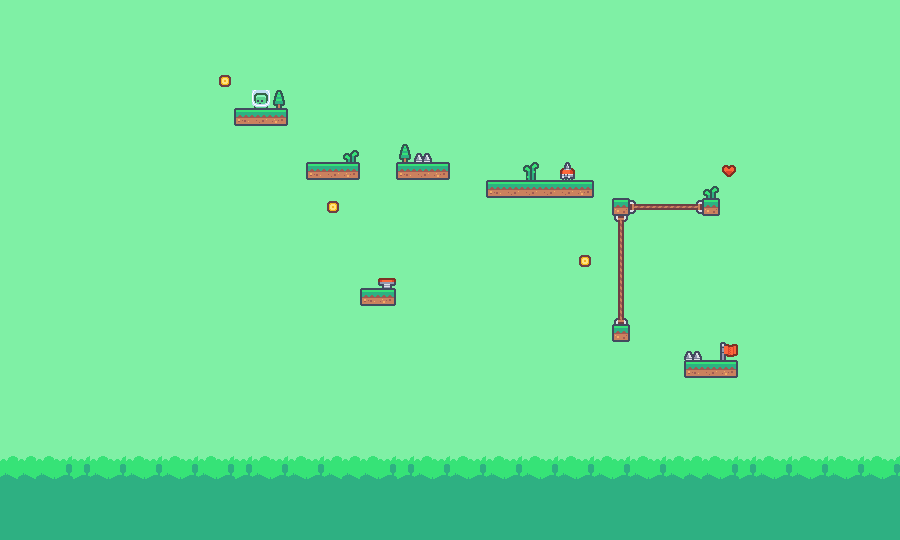

Below is a game level as drawn by its tile map, then a one-line description and the .tmx that defines it (tile-layer data replaced by summaries):
An orthogonal 50x30 tile map with 18x18 px tiles, 4 tile layers (backdrop, background, level, foreground), 2 tilesets.

<map version="1.10" tiledversion="1.11.2" orientation="orthogonal" renderorder="right-down" width="50" height="30" tilewidth="18" tileheight="18" infinite="0" nextlayerid="5" nextobjectid="1">
 <editorsettings>
  <export target="../../Platformer (versio 6)/assets/tutorial.json" format="json" />
 </editorsettings>
 <tileset firstgid="1" name="Level" tilewidth="18" tileheight="18" tilecount="64" columns="8">
  <image source="images/tiles/tilemap.png" width="144" height="144" />
  <tile id="0">
   <properties>
    <property name="bodyType" value="static" />
    <property name="bounce" type="float" value="0" />
    <property name="friction" type="float" value="0" />
    <property name="id" value="platform" />
   </properties>
  </tile>
  <tile id="1">
   <properties>
    <property name="bodyType" value="static" />
    <property name="bounce" type="float" value="0" />
    <property name="friction" type="float" value="0" />
    <property name="id" value="platform" />
   </properties>
  </tile>
  <tile id="2">
   <properties>
    <property name="bodyType" value="static" />
    <property name="bounce" type="float" value="0" />
    <property name="friction" type="float" value="0" />
    <property name="id" value="platform" />
   </properties>
  </tile>
  <tile id="3">
   <properties>
    <property name="bodyType" value="static" />
    <property name="bounce" type="float" value="0" />
    <property name="friction" type="float" value="0" />
    <property name="id" value="platform" />
   </properties>
  </tile>
  <tile id="6">
   <properties>
    <property name="bodyType" value="static" />
    <property name="id" value="goal" />
    <property name="isSensor" type="bool" value="true" />
   </properties>
  </tile>
  <tile id="7">
   <properties>
    <property name="bodyType" value="static" />
    <property name="id" value="rope" />
    <property name="isSensor" type="bool" value="true" />
   </properties>
  </tile>
  <tile id="8">
   <properties>
    <property name="bodyType" value="static" />
    <property name="bounce" type="float" value="0" />
    <property name="friction" type="float" value="0" />
    <property name="id" value="platform" />
   </properties>
  </tile>
  <tile id="9">
   <properties>
    <property name="bodyType" value="static" />
    <property name="bounce" type="float" value="0" />
    <property name="friction" type="float" value="0" />
    <property name="id" value="platform" />
   </properties>
  </tile>
  <tile id="10">
   <properties>
    <property name="bodyType" value="static" />
    <property name="bounce" type="float" value="0" />
    <property name="friction" type="float" value="0" />
    <property name="id" value="platform" />
   </properties>
  </tile>
  <tile id="11">
   <properties>
    <property name="bodyType" value="static" />
    <property name="bounce" type="float" value="0" />
    <property name="friction" type="float" value="0" />
    <property name="id" value="platform" />
   </properties>
  </tile>
  <tile id="14">
   <properties>
    <property name="bodyType" value="static" />
    <property name="id" value="goal" />
    <property name="isSensor" type="bool" value="true" />
   </properties>
  </tile>
  <tile id="15">
   <properties>
    <property name="bodyType" value="static" />
    <property name="id" value="rope" />
    <property name="isSensor" type="bool" value="true" />
   </properties>
  </tile>
  <tile id="16">
   <properties>
    <property name="bodyType" value="static" />
    <property name="bounce" type="float" value="0" />
    <property name="friction" type="float" value="0" />
    <property name="id" value="platform" />
   </properties>
  </tile>
  <tile id="17">
   <properties>
    <property name="bodyType" value="static" />
    <property name="bounce" type="float" value="0" />
    <property name="friction" type="float" value="0" />
    <property name="id" value="platform" />
   </properties>
  </tile>
  <tile id="18">
   <properties>
    <property name="bodyType" value="static" />
    <property name="bounce" type="float" value="0" />
    <property name="friction" type="float" value="0" />
    <property name="id" value="platform" />
   </properties>
  </tile>
  <tile id="19">
   <properties>
    <property name="bodyType" value="static" />
    <property name="bounce" type="float" value="0" />
    <property name="friction" type="float" value="0" />
    <property name="id" value="platform" />
   </properties>
  </tile>
  <tile id="20">
   <properties>
    <property name="bodyType" value="static" />
    <property name="id" value="heart" />
    <property name="isSensor" type="bool" value="true" />
   </properties>
  </tile>
  <tile id="21">
   <properties>
    <property name="bodyType" value="static" />
    <property name="id" value="heart" />
    <property name="isSensor" type="bool" value="true" />
   </properties>
  </tile>
  <tile id="22">
   <properties>
    <property name="bodyType" value="static" />
    <property name="id" value="heart" />
    <property name="isSensor" type="bool" value="true" />
   </properties>
  </tile>
  <tile id="23">
   <properties>
    <property name="bodyType" value="static" />
    <property name="id" value="rope" />
    <property name="isSensor" type="bool" value="true" />
   </properties>
  </tile>
  <tile id="24">
   <properties>
    <property name="bodyType" value="static" />
    <property name="bounce" type="float" value="0" />
    <property name="friction" type="float" value="0" />
    <property name="id" value="platform" />
   </properties>
  </tile>
  <tile id="25">
   <properties>
    <property name="bodyType" value="static" />
    <property name="bounce" type="float" value="0" />
    <property name="friction" type="float" value="0" />
    <property name="id" value="platform" />
   </properties>
  </tile>
  <tile id="26">
   <properties>
    <property name="bodyType" value="static" />
    <property name="bounce" type="float" value="0" />
    <property name="friction" type="float" value="0" />
    <property name="id" value="platform" />
   </properties>
  </tile>
  <tile id="27">
   <properties>
    <property name="bodyType" value="static" />
    <property name="bounce" type="float" value="0" />
    <property name="friction" type="float" value="0" />
    <property name="id" value="platform" />
   </properties>
  </tile>
  <tile id="28">
   <properties>
    <property name="bodyType" value="static" />
    <property name="id" value="rope" />
    <property name="isSensor" type="bool" value="true" />
   </properties>
  </tile>
  <tile id="29">
   <properties>
    <property name="bodyType" value="static" />
    <property name="id" value="rope" />
    <property name="isSensor" type="bool" value="true" />
   </properties>
  </tile>
  <tile id="30">
   <properties>
    <property name="bodyType" value="static" />
    <property name="id" value="rope" />
    <property name="isSensor" type="bool" value="true" />
   </properties>
  </tile>
  <tile id="31">
   <properties>
    <property name="bodyType" value="static" />
    <property name="id" value="spikes" />
    <property name="isSensor" type="bool" value="true" />
   </properties>
  </tile>
  <tile id="32">
   <properties>
    <property name="bodyType" value="static" />
    <property name="bounce" type="float" value="0" />
    <property name="friction" type="float" value="0" />
    <property name="id" value="platform" />
   </properties>
  </tile>
  <tile id="33">
   <properties>
    <property name="bodyType" value="static" />
    <property name="bounce" type="float" value="0" />
    <property name="friction" type="float" value="0" />
    <property name="id" value="platform" />
   </properties>
  </tile>
  <tile id="34">
   <properties>
    <property name="bodyType" value="static" />
    <property name="bounce" type="float" value="0" />
    <property name="friction" type="float" value="0" />
    <property name="id" value="platform" />
   </properties>
  </tile>
  <tile id="35">
   <properties>
    <property name="bodyType" value="static" />
    <property name="bounce" type="float" value="0" />
    <property name="friction" type="float" value="0" />
    <property name="id" value="platform" />
   </properties>
  </tile>
  <tile id="36">
   <properties>
    <property name="bodyType" value="static" />
    <property name="bounce" type="float" value="0" />
    <property name="density" type="float" value="0.5" />
    <property name="friction" type="float" value="0" />
    <property name="id" value="player" />
    <property name="isSensor" type="bool" value="true" />
   </properties>
  </tile>
  <tile id="37">
   <properties>
    <property name="bodyType" value="static" />
    <property name="id" value="bat" />
    <property name="isEnemy" type="bool" value="true" />
    <property name="isSensor" type="bool" value="true" />
   </properties>
  </tile>
  <tile id="38">
   <properties>
    <property name="bodyType" value="static" />
    <property name="id" value="hat" />
    <property name="isEnemy" type="bool" value="true" />
    <property name="isSensor" type="bool" value="true" />
   </properties>
  </tile>
  <tile id="39">
   <properties>
    <property name="bodyType" value="static" />
    <property name="id" value="box" />
    <property name="isEnemy" type="bool" value="true" />
    <property name="isSensor" type="bool" value="true" />
   </properties>
  </tile>
  <tile id="40">
   <properties>
    <property name="bodyType" value="static" />
    <property name="bounce" type="float" value="0" />
    <property name="friction" type="float" value="0" />
    <property name="id" value="platform" />
   </properties>
  </tile>
  <tile id="41">
   <properties>
    <property name="bodyType" value="static" />
    <property name="bounce" type="float" value="0" />
    <property name="friction" type="float" value="0" />
    <property name="id" value="platform" />
   </properties>
  </tile>
  <tile id="42">
   <properties>
    <property name="bodyType" value="static" />
    <property name="bounce" type="float" value="0" />
    <property name="friction" type="float" value="0" />
    <property name="id" value="platform" />
   </properties>
  </tile>
  <tile id="43">
   <properties>
    <property name="bodyType" value="static" />
    <property name="bounce" type="float" value="0" />
    <property name="friction" type="float" value="0" />
    <property name="id" value="platform" />
   </properties>
  </tile>
  <tile id="44">
   <properties>
    <property name="bodyType" value="static" />
    <property name="id" value="trampoline" />
    <property name="isSensor" type="bool" value="true" />
   </properties>
  </tile>
  <tile id="45">
   <properties>
    <property name="bodyType" value="static" />
    <property name="id" value="trampoline" />
    <property name="isSensor" type="bool" value="true" />
   </properties>
  </tile>
  <tile id="46">
   <properties>
    <property name="bodyType" value="static" />
    <property name="id" value="coin" />
    <property name="isSensor" type="bool" value="true" />
   </properties>
  </tile>
  <tile id="47">
   <properties>
    <property name="bodyType" value="static" />
    <property name="id" value="coin" />
    <property name="isSensor" type="bool" value="true" />
   </properties>
  </tile>
  <tile id="48">
   <properties>
    <property name="bodyType" value="static" />
    <property name="bounce" type="float" value="0" />
    <property name="friction" type="float" value="0" />
    <property name="id" value="platform" />
   </properties>
  </tile>
  <tile id="49">
   <properties>
    <property name="bodyType" value="static" />
    <property name="bounce" type="float" value="0" />
    <property name="friction" type="float" value="0" />
    <property name="id" value="platform" />
   </properties>
  </tile>
  <tile id="51">
   <properties>
    <property name="bodyType" value="static" />
    <property name="bounce" type="float" value="0" />
    <property name="friction" type="float" value="0" />
    <property name="id" value="platform" />
   </properties>
  </tile>
  <tile id="56">
   <properties>
    <property name="bodyType" value="static" />
    <property name="bounce" type="float" value="0" />
    <property name="friction" type="float" value="0" />
    <property name="id" value="platform" />
   </properties>
  </tile>
  <tile id="57">
   <properties>
    <property name="bodyType" value="static" />
    <property name="bounce" type="float" value="0" />
    <property name="friction" type="float" value="0" />
    <property name="id" value="platform" />
   </properties>
  </tile>
  <tile id="58">
   <properties>
    <property name="bodyType" value="static" />
    <property name="bounce" type="float" value="0" />
    <property name="friction" type="float" value="0" />
    <property name="id" value="platform" />
   </properties>
  </tile>
  <tile id="59">
   <properties>
    <property name="bodyType" value="static" />
    <property name="bounce" type="float" value="0" />
    <property name="friction" type="float" value="0" />
    <property name="id" value="platform" />
   </properties>
  </tile>
 </tileset>
 <tileset firstgid="65" name="Parallax" tilewidth="18" tileheight="18" tilecount="40" columns="10">
  <image source="images/tiles/parallax.png" width="192" height="72" />
 </tileset>
 <layer id="1" name="backdrop" width="50" height="30">
  <data>[1500 cells, 1500 non-empty, 8 distinct tile ids]</data>
 </layer>
 <layer id="2" name="background" width="50" height="30">
  <data>[1500 cells, 2 non-empty, 1 distinct tile ids]</data>
 </layer>
 <layer id="3" name="level" width="50" height="30">
  <data>[1500 cells, 43 non-empty, 17 distinct tile ids]</data>
 </layer>
 <layer id="4" name="foreground" width="50" height="30">
  <data>[1500 cells, 3 non-empty, 2 distinct tile ids]</data>
 </layer>
</map>
